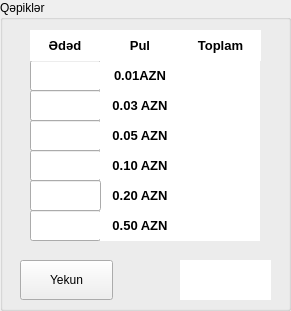
   <widget class="QGroupBox" name="groupBox_6">
    <property name="geometry">
     <rect>
      <x>20</x>
      <y>540</y>
      <width>291</width>
      <height>311</height>
     </rect>
    </property>
    <property name="title">
     <string>Qəpiklər</string>
    </property>
    <widget class="QLineEdit" name="LE9">
     <property name="geometry">
      <rect>
       <x>30</x>
       <y>60</y>
       <width>71</width>
       <height>31</height>
      </rect>
     </property>
     <property name="font">
      <font>
       <pointsize>10</pointsize>
      </font>
     </property>
    </widget>
    <widget class="QLabel" name="L10">
     <property name="geometry">
      <rect>
       <x>180</x>
       <y>90</y>
       <width>80</width>
       <height>31</height>
      </rect>
     </property>
     <property name="font">
      <font>
       <pointsize>10</pointsize>
      </font>
     </property>
     <property name="styleSheet">
      <string notr="true">background-color: rgb(255, 255, 255);</string>
     </property>
     <property name="text">
      <string>&lt;html&gt;&lt;head/&gt;&lt;body&gt;&lt;p align=&quot;right&quot;&gt;&lt;br/&gt;&lt;/p&gt;&lt;/body&gt;&lt;/html&gt;</string>
     </property>
    </widget>
    <widget class="QLabel" name="L11">
     <property name="geometry">
      <rect>
       <x>180</x>
       <y>120</y>
       <width>80</width>
       <height>31</height>
      </rect>
     </property>
     <property name="font">
      <font>
       <pointsize>10</pointsize>
      </font>
     </property>
     <property name="styleSheet">
      <string notr="true">background-color: rgb(255, 255, 255);</string>
     </property>
     <property name="text">
      <string>&lt;html&gt;&lt;head/&gt;&lt;body&gt;&lt;p align=&quot;right&quot;&gt;&lt;br/&gt;&lt;/p&gt;&lt;/body&gt;&lt;/html&gt;</string>
     </property>
    </widget>
    <widget class="QLabel" name="L13">
     <property name="geometry">
      <rect>
       <x>180</x>
       <y>180</y>
       <width>80</width>
       <height>31</height>
      </rect>
     </property>
     <property name="font">
      <font>
       <pointsize>10</pointsize>
      </font>
     </property>
     <property name="styleSheet">
      <string notr="true">background-color: rgb(255, 255, 255);</string>
     </property>
     <property name="text">
      <string>&lt;html&gt;&lt;head/&gt;&lt;body&gt;&lt;p align=&quot;center&quot;&gt;&lt;br/&gt;&lt;/p&gt;&lt;/body&gt;&lt;/html&gt;</string>
     </property>
    </widget>
    <widget class="QLabel" name="L200">
     <property name="geometry">
      <rect>
       <x>180</x>
       <y>260</y>
       <width>91</width>
       <height>40</height>
      </rect>
     </property>
     <property name="font">
      <font>
       <pointsize>10</pointsize>
       <weight>75</weight>
       <bold>true</bold>
      </font>
     </property>
     <property name="styleSheet">
      <string notr="true">background-color: rgb(255, 255, 255);</string>
     </property>
     <property name="text">
      <string>&lt;html&gt;&lt;head/&gt;&lt;body&gt;&lt;p align=&quot;center&quot;&gt;&lt;br/&gt;&lt;/p&gt;&lt;/body&gt;&lt;/html&gt;</string>
     </property>
    </widget>
    <widget class="QLabel" name="L9">
     <property name="geometry">
      <rect>
       <x>180</x>
       <y>60</y>
       <width>80</width>
       <height>31</height>
      </rect>
     </property>
     <property name="font">
      <font>
       <pointsize>10</pointsize>
      </font>
     </property>
     <property name="whatsThis">
      <string>&lt;html&gt;&lt;head/&gt;&lt;body&gt;&lt;p align=&quot;right&quot;&gt;&lt;br/&gt;&lt;/p&gt;&lt;/body&gt;&lt;/html&gt;</string>
     </property>
     <property name="styleSheet">
      <string notr="true">background-color: rgb(255, 255, 255);</string>
     </property>
     <property name="text">
      <string>&lt;html&gt;&lt;head/&gt;&lt;body&gt;&lt;p align=&quot;right&quot;&gt;&lt;br/&gt;&lt;/p&gt;&lt;/body&gt;&lt;/html&gt;</string>
     </property>
    </widget>
    <widget class="QLabel" name="label_37">
     <property name="geometry">
      <rect>
       <x>30</x>
       <y>30</y>
       <width>70</width>
       <height>31</height>
      </rect>
     </property>
     <property name="styleSheet">
      <string notr="true">background-color: rgb(255, 255, 255);</string>
     </property>
     <property name="text">
      <string>&lt;html&gt;&lt;head/&gt;&lt;body&gt;&lt;p align=&quot;center&quot;&gt;&lt;span style=&quot; font-size:10pt; font-weight:600;&quot;&gt;Ədəd&lt;/span&gt;&lt;/p&gt;&lt;/body&gt;&lt;/html&gt;</string>
     </property>
    </widget>
    <widget class="QLineEdit" name="LE10">
     <property name="geometry">
      <rect>
       <x>30</x>
       <y>90</y>
       <width>71</width>
       <height>31</height>
      </rect>
     </property>
     <property name="font">
      <font>
       <pointsize>10</pointsize>
      </font>
     </property>
     <property name="accessibleName">
      <string/>
     </property>
     <property name="placeholderText">
      <string extracomment=" "/>
     </property>
    </widget>
    <widget class="QLineEdit" name="LE12">
     <property name="geometry">
      <rect>
       <x>30</x>
       <y>150</y>
       <width>71</width>
       <height>31</height>
      </rect>
     </property>
     <property name="font">
      <font>
       <pointsize>10</pointsize>
      </font>
     </property>
    </widget>
    <widget class="QPushButton" name="PB2">
     <property name="geometry">
      <rect>
       <x>20</x>
       <y>260</y>
       <width>93</width>
       <height>40</height>
      </rect>
     </property>
     <property name="text">
      <string>Yekun</string>
     </property>
    </widget>
    <widget class="QLabel" name="label_30">
     <property name="geometry">
      <rect>
       <x>100</x>
       <y>60</y>
       <width>80</width>
       <height>31</height>
      </rect>
     </property>
     <property name="styleSheet">
      <string notr="true">background-color: rgb(255, 255, 255);</string>
     </property>
     <property name="text">
      <string>&lt;html&gt;&lt;head/&gt;&lt;body&gt;&lt;p align=&quot;center&quot;&gt;&lt;span style=&quot; font-size:10pt; font-weight:600;&quot;&gt;0.01AZN&lt;/span&gt;&lt;/p&gt;&lt;/body&gt;&lt;/html&gt;</string>
     </property>
    </widget>
    <widget class="QLabel" name="label_36">
     <property name="geometry">
      <rect>
       <x>100</x>
       <y>180</y>
       <width>80</width>
       <height>31</height>
      </rect>
     </property>
     <property name="styleSheet">
      <string notr="true">background-color: rgb(255, 255, 255);</string>
     </property>
     <property name="text">
      <string>&lt;html&gt;&lt;head/&gt;&lt;body&gt;&lt;p align=&quot;center&quot;&gt;&lt;span style=&quot; font-size:10pt; font-weight:600;&quot;&gt;0.20 AZN&lt;/span&gt;&lt;/p&gt;&lt;/body&gt;&lt;/html&gt;</string>
     </property>
    </widget>
    <widget class="QLabel" name="label_31">
     <property name="geometry">
      <rect>
       <x>100</x>
       <y>30</y>
       <width>80</width>
       <height>31</height>
      </rect>
     </property>
     <property name="styleSheet">
      <string notr="true">background-color: rgb(255, 255, 255);</string>
     </property>
     <property name="text">
      <string>&lt;html&gt;&lt;head/&gt;&lt;body&gt;&lt;p align=&quot;center&quot;&gt;&lt;span style=&quot; font-size:10pt; font-weight:600;&quot;&gt;Pul&lt;/span&gt;&lt;/p&gt;&lt;/body&gt;&lt;/html&gt;</string>
     </property>
    </widget>
    <widget class="QLineEdit" name="LE11">
     <property name="geometry">
      <rect>
       <x>30</x>
       <y>120</y>
       <width>71</width>
       <height>31</height>
      </rect>
     </property>
     <property name="font">
      <font>
       <pointsize>10</pointsize>
      </font>
     </property>
    </widget>
    <widget class="QLabel" name="label_41">
     <property name="geometry">
      <rect>
       <x>180</x>
       <y>30</y>
       <width>81</width>
       <height>31</height>
      </rect>
     </property>
     <property name="styleSheet">
      <string notr="true">background-color: rgb(255, 255, 255);</string>
     </property>
     <property name="text">
      <string>&lt;html&gt;&lt;head/&gt;&lt;body&gt;&lt;p align=&quot;center&quot;&gt;&lt;span style=&quot; font-size:10pt; font-weight:600;&quot;&gt;Toplam&lt;/span&gt;&lt;/p&gt;&lt;/body&gt;&lt;/html&gt;</string>
     </property>
    </widget>
    <widget class="QLabel" name="label_42">
     <property name="geometry">
      <rect>
       <x>100</x>
       <y>90</y>
       <width>80</width>
       <height>31</height>
      </rect>
     </property>
     <property name="styleSheet">
      <string notr="true">background-color: rgb(255, 255, 255);</string>
     </property>
     <property name="text">
      <string>&lt;html&gt;&lt;head/&gt;&lt;body&gt;&lt;p align=&quot;center&quot;&gt;&lt;span style=&quot; font-size:10pt; font-weight:600;&quot;&gt;0.03 AZN&lt;/span&gt;&lt;/p&gt;&lt;/body&gt;&lt;/html&gt;</string>
     </property>
    </widget>
    <widget class="QLabel" name="label_28">
     <property name="geometry">
      <rect>
       <x>100</x>
       <y>150</y>
       <width>80</width>
       <height>31</height>
      </rect>
     </property>
     <property name="styleSheet">
      <string notr="true">background-color: rgb(255, 255, 255);</string>
     </property>
     <property name="text">
      <string>&lt;html&gt;&lt;head/&gt;&lt;body&gt;&lt;p align=&quot;center&quot;&gt;&lt;span style=&quot; font-size:10pt; font-weight:600;&quot;&gt;0.10 AZN&lt;/span&gt;&lt;/p&gt;&lt;/body&gt;&lt;/html&gt;</string>
     </property>
    </widget>
    <widget class="QLabel" name="L12">
     <property name="geometry">
      <rect>
       <x>180</x>
       <y>150</y>
       <width>80</width>
       <height>31</height>
      </rect>
     </property>
     <property name="font">
      <font>
       <pointsize>10</pointsize>
      </font>
     </property>
     <property name="styleSheet">
      <string notr="true">background-color: rgb(255, 255, 255);</string>
     </property>
     <property name="text">
      <string>&lt;html&gt;&lt;head/&gt;&lt;body&gt;&lt;p align=&quot;center&quot;&gt;&lt;br/&gt;&lt;/p&gt;&lt;/body&gt;&lt;/html&gt;</string>
     </property>
    </widget>
    <widget class="QLabel" name="label_38">
     <property name="geometry">
      <rect>
       <x>100</x>
       <y>120</y>
       <width>80</width>
       <height>31</height>
      </rect>
     </property>
     <property name="styleSheet">
      <string notr="true">background-color: rgb(255, 255, 255);</string>
     </property>
     <property name="text">
      <string>&lt;html&gt;&lt;head/&gt;&lt;body&gt;&lt;p align=&quot;center&quot;&gt;&lt;span style=&quot; font-size:10pt; font-weight:600;&quot;&gt;0.05 AZN&lt;/span&gt;&lt;/p&gt;&lt;/body&gt;&lt;/html&gt;</string>
     </property>
    </widget>
    <widget class="QLineEdit" name="LE13">
     <property name="geometry">
      <rect>
       <x>30</x>
       <y>180</y>
       <width>71</width>
       <height>31</height>
      </rect>
     </property>
     <property name="font">
      <font>
       <pointsize>10</pointsize>
      </font>
     </property>
    </widget>
    <widget class="QLineEdit" name="LE14">
     <property name="geometry">
      <rect>
       <x>30</x>
       <y>210</y>
       <width>71</width>
       <height>31</height>
      </rect>
     </property>
     <property name="font">
      <font>
       <pointsize>10</pointsize>
      </font>
     </property>
    </widget>
    <widget class="QLabel" name="label_39">
     <property name="geometry">
      <rect>
       <x>100</x>
       <y>210</y>
       <width>80</width>
       <height>31</height>
      </rect>
     </property>
     <property name="styleSheet">
      <string notr="true">background-color: rgb(255, 255, 255);</string>
     </property>
     <property name="text">
      <string>&lt;html&gt;&lt;head/&gt;&lt;body&gt;&lt;p align=&quot;center&quot;&gt;&lt;span style=&quot; font-size:10pt; font-weight:600;&quot;&gt;0.50 AZN&lt;/span&gt;&lt;/p&gt;&lt;/body&gt;&lt;/html&gt;</string>
     </property>
    </widget>
    <widget class="QLabel" name="L14">
     <property name="geometry">
      <rect>
       <x>180</x>
       <y>210</y>
       <width>80</width>
       <height>31</height>
      </rect>
     </property>
     <property name="font">
      <font>
       <pointsize>10</pointsize>
      </font>
     </property>
     <property name="styleSheet">
      <string notr="true">background-color: rgb(255, 255, 255);</string>
     </property>
     <property name="text">
      <string>&lt;html&gt;&lt;head/&gt;&lt;body&gt;&lt;p align=&quot;center&quot;&gt;&lt;br/&gt;&lt;/p&gt;&lt;/body&gt;&lt;/html&gt;</string>
     </property>
    </widget>
   </widget>
